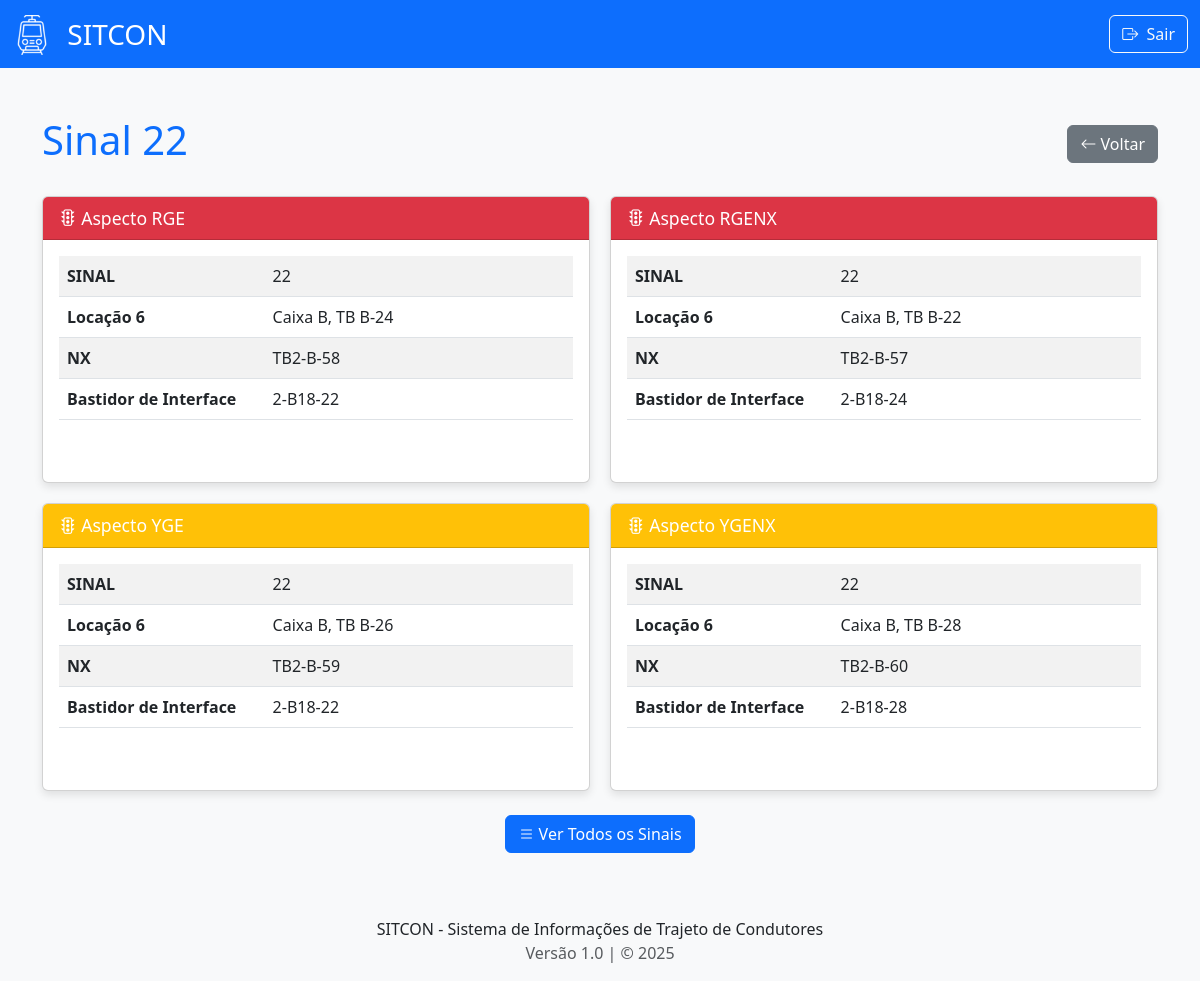
The page /sinais/22 (signed in) on the database its author committed.
### models.py (models this page shows, shortened)
class Sinais(db.Model):
    __tablename__ = 'sinais'
    idSinais = db.Column(db.Integer, primary_key=True)
    tipoAspecto = db.Column(db.String(5), primary_key=True)
    L1 = db.Column(db.String(8), nullable=True)
    L2 = db.Column(db.String(8), nullable=True)
    L3 = db.Column(db.String(8), nullable=True)
    L4 = db.Column(db.String(8), nullable=True)
    L5 = db.Column(db.String(8), nullable=True)
    L6 = db.Column(db.String(8), nullable=True)
    L7 = db.Column(db.String(8), nullable=True)
    L8 = db.Column(db.String(8), nullable=True)
    L10 = db.Column(db.String(8), nullable=True)
    tower = db.Column(db.String(8), nullable=True)
    interface = db.Column(db.String(8), nullable=True)
    L14 = db.Column(db.String(8), nullable=True)
    L15 = db.Column(db.String(8), nullable=True)
    L16 = db.Column(db.String(8), nullable=True)
    L18 = db.Column(db.String(8), nullable=True)
    L19 = db.Column(db.String(8), nullable=True)
    L20 = db.Column(db.String(8), nullable=True)
    L21 = db.Column(db.String(8), nullable=True)
    L22 = db.Column(db.String(8), nullable=True)
    L23 = db.Column(db.String(8), nullable=True)

### app.py (the view)
@app.route('/sinais/<sinal_id>')
@login_required
def sinal_detail(sinal_id):
    try:
        sinal_number = int(sinal_id)
    except ValueError:
        flash('ID do SINAL inválido', 'error')
        return redirect(url_for('sinais'))
    registros = Sinais.query.filter_by(idSinais=sinal_number).all()
    if not registros:
        flash(f'SINAL {sinal_number} não encontrado', 'warning')
        return redirect(url_for('sinais'))
    dados = formatar_registros(registros, Sinais)
    if not dados:
        flash(f'Sinal {sinal_number} não encontrado', 'warning')
        return redirect(url_for('sinais'))
    return render_template('sinal_detail.html',
                        sinal_id=sinal_number,
                        registros=dados)

### app.py (called while the page is built)
def formatar_valor_locacao(valor):
    if not isinstance(valor, str) or '-' not in valor:
        return valor
    partes = valor.split('-')
    if len(partes) >= 3:
        caixa = f"Caixa {partes[0]}"
        tb = f"TB {partes[1]}-{partes[2]}"
        return f"{caixa}, {tb}"
    elif len(partes) == 2:
        caixa = f"Caixa {partes[0]}"
        tb = f"TB {partes[1]}"
        return f"{caixa}, {tb}"
    else:
        return valor

def formatar_registros(registros, model_class):
    dados_formatados = []
    if not registros:
        return dados_formatados
    for registro in registros:
        campos_registro = {}
        for coluna in model_class.__table__.columns:
            nome_original = coluna.name
            nome_amigavel = TRADUCOES_GERAIS.get(nome_original, nome_original)
            valor = getattr(registro, nome_original)
            if nome_original.startswith('L') and nome_original[1:].isdigit():
                valor = formatar_valor_locacao(valor)
            if valor not in [None, '']:
                campos_registro[nome_amigavel] = valor
        dados_formatados.append(campos_registro)
    return dados_formatados

def login_required(f):
    @wraps(f)
    def decorated_function(*args, **kwargs):
        if not session.get('logado'):
            flash('Acesso não autorizado. Por favor, faça login.', 'warning')
            return redirect(url_for('login'))
        return f(*args, **kwargs)
    return decorated_function

### templates/sinal_detail.html (shortened to what this page needs)
{% extends "base.html" %}
{% block content %}
<div class="d-flex justify-content-between align-items-center mb-4">
  <h1 class="text-primary">Sinal {{ sinal_id }}</h1>
  <a href="{{ url_for('sinais') }}" class="btn btn-secondary">
    <i class="bi bi-arrow-left"></i> Voltar
  </a>
</div>
<div class="registro-grid">
  <div class="card">
    <div class="card-header bg-danger text-white"><i class="bi bi-stoplights"></i> Aspecto RGE</div>
    <div class="card-body">
      <div class="table-responsive">
        <table class="table table-striped">
          <tbody>
            {% if registros|length > 0 %}
              {% for nome, valor in registros[0].items() %}
                {% if nome != 'Tipo do Aspecto' %}
                <tr>
                  <td width="40%"><strong>{{ nome }}</strong></td>
                  <td>{{ valor }}</td>
                </tr>
                {% endif %}
              {% endfor %}
            {% endif %}
          </tbody>
        </table>
      </div>
    </div>
  </div>
  <div class="card">
    <div class="card-header bg-danger text-white"><i class="bi bi-stoplights"></i> Aspecto RGENX</div>
    <div class="card-body">
      <div class="table-responsive">
        <table class="table table-striped">
          <tbody>
            {% if registros|length > 1 %}
              {% for nome, valor in registros[1].items() %}
                {% if nome != 'Tipo do Aspecto' %}
                <tr>
                  <td width="40%"><strong>{{ nome }}</strong></td>
                  <td>{{ valor }}</td>
                </tr>
                {% endif %}
              {% endfor %}
            {% endif %}
          </tbody>
        </table>
      </div>
    </div>
  </div>
  <div class="card">
    <div class="card-header bg-warning text-white"><i class="bi bi-stoplights"></i> Aspecto YGE</div>
    <div class="card-body">
      <div class="table-responsive">
        <table class="table table-striped">
          <tbody>
            {% if registros|length > 2 %}
              {% for nome, valor in registros[2].items() %}
                {% if nome != 'Tipo do Aspecto' %}
                <tr>
                  <td width="40%"><strong>{{ nome }}</strong></td>
                  <td>{{ valor }}</td>
                </tr>
                {% endif %}
              {% endfor %}
            {% endif %}
          </tbody>
        </table>
      </div>
    </div>
  </div>
  <div class="card">
    <div class="card-header bg-warning text-white"><i class="bi bi-stoplights"></i> Aspecto YGENX</div>
    <div class="card-body">
      <div class="table-responsive">
        <table class="table table-striped">
          <tbody>
            {% if registros|length > 3 %}
              {% for nome, valor in registros[3].items() %}
                {% if nome != 'Tipo do Aspecto' %}
                <tr>
                  <td width="40%"><strong>{{ nome }}</strong></td>
                  <td>{{ valor }}</td>
                </tr>
                {% endif %}
              {% endfor %}
            {% endif %}
          </tbody>
        </table>
      </div>
    </div>
  </div>
</div>
<div class="text-center mt-4">
  <a href="{{ url_for('sinais') }}" class="btn btn-primary"><i class="bi bi-list"></i> Ver Todos os Sinais</a>
</div>
{% endblock %}

### static/css/style.css (style rules this page uses)
html, body { height: 100%; }
body { display: flex; flex-direction: column; }
body { background-image: url('../images/fundo.png'); background-size: cover; background-position: center center; background-attachment: fixed; background-color: #f8f9fa; }
.card-header { font-size: 1.1rem; }
.card { box-shadow: 0 4px 8px rgba(0, 0, 0, 0.1); height: 100%; margin-bottom: 30px; }
.table-responsive { max-height: 300px; overflow-y: auto; }
.registro-grid { display: grid; grid-template-columns: repeat(2, 1fr); gap: 20px; }

### rows shown on the page
Sinais: nome "NX", tower "TB2-B-58", nome "Bastidor de Interface", interface "2-B18-22"
Sinais: nome "NX", tower "TB2-B-57", nome "Bastidor de Interface", interface "2-B18-24"
Sinais: nome "NX", tower "TB2-B-59", nome "Bastidor de Interface", interface "2-B18-22"
Sinais: nome "NX", tower "TB2-B-60", nome "Bastidor de Interface", interface "2-B18-28"

### other values the page prints
{{ sinal_id }} "22"
{{ nome }} "SINAL" "Locação 6"
{{ valor }} "22" "Caixa B, TB B-24"
{{ valor }} "22" "Caixa B, TB B-22"
{{ valor }} "22" "Caixa B, TB B-26"
{{ valor }} "22" "Caixa B, TB B-28"
